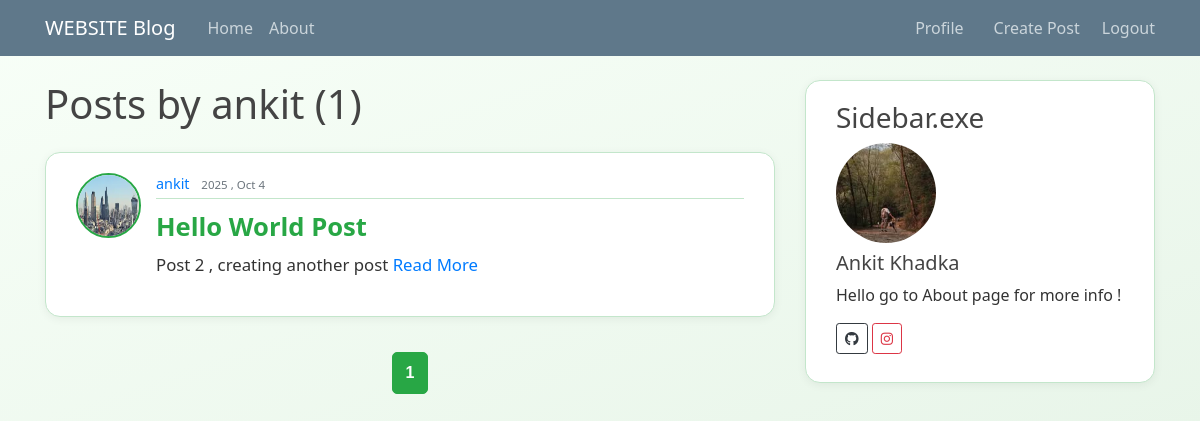
Before: /user/ankit/ with the older database file.
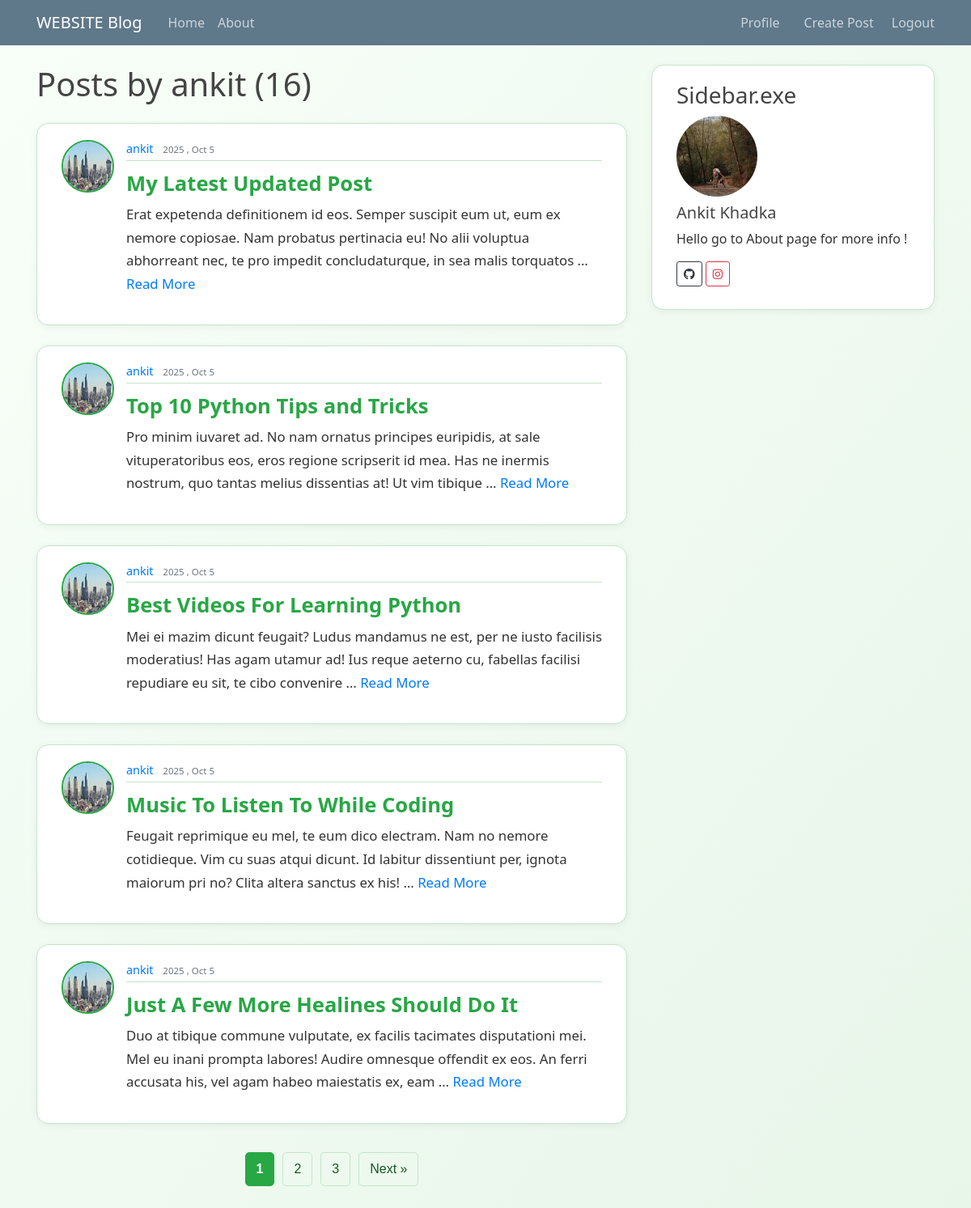
After: the same page with the newer database file.
### web/models.py (models this page shows, shortened)
class Post(models.Model):
    title = models.CharField(max_length=100)
    content = models.TextField()
    date_posted = models.DateTimeField(default = timezone.now)
    author = models.ForeignKey(User, on_delete=models.CASCADE)

### users/models.py (models this page shows, shortened)
class Profile(models.Model):
    user = models.OneToOneField(User , on_delete=models.CASCADE) # data deleted with the user
    image = models.ImageField(default='default.jpg', upload_to='profile_pics')

### web/views.py (the view)
# urls.py: path('user/<str:username>/',views.user_home, name='user-home'),
def user_home(request, username):
    user = get_object_or_404(User, username=username)
    posts_list = Post.objects.filter(author=user).order_by("-date_posted")
    paginator = Paginator(posts_list, 5)
    page_number = request.GET.get('page')
    posts = paginator.get_page(page_number)
    context = {
        'posts': posts,
        'user': user,
        'post_count': posts_list.count()
    }
    return render(request, 'user_home.html', context)

### templates/user_home.html (shortened to what this page needs)
{% extends 'base.html' %}
{% block content %}
{% load static %}
<link rel="stylesheet" href="{% static 'css/home.css' %}">
 <h1 class="mb-4">Posts by {{ user.username }} ({{ post_count }})</h1>
    {% for post in posts %}
        <article class="media content-section">
            <img class="rounded-circle article-img" src="{{ post.author.profile.image.url }}" alt="">
        <div class="media-body">
            <div class="article-metadata">
                <a class="mr-2" href="{% url 'user-home' post.author.username %}">{{ post.author }}</a>
            <small class="text-muted">{{ post.date_posted | date:"Y , M j" }}</small>
            </div>
                <h2><a class="article-title" href="{% url 'web-detail' post.pk %}">{{ post.title }}</a></h2>
            <p class="article-content">{{ post.content|truncatewords:30 }} <a href="{% url 'web-detail' post.pk %}">Read More</a></p>
        </div>
        </article>
    {% empty %}
        <p>No post by this user yet</p>
    {% endfor %}
        <div class="pagination">
            {% for num in posts.paginator.page_range %}
                {% if posts.number == num %}
                    <span class="current">{{ num }}</span>
                {% elif num > posts.number|add:'-3' and num < posts.number|add:'3' %}
                    <a href="?page={{ num }}">{{ num }}</a>
                {% endif %}
            {% endfor %}
            {% if posts.has_next %}
                <a href="?page={{ posts.next_page_number }}">Next &raquo;</a>
            {% endif %}
        </div>
{% endblock content %}

### templates/base.html (shortened to what this page needs)
{% load static %}
<!DOCTYPE html>
<html lang="en">
<head>
    <link rel="stylesheet" href="{% static 'css/bootstrap.min.css' %}">
    <link rel="stylesheet" type="text/css" href="{% static 'css/main.css' %}">
</head>
<body>
        <header class="site-header">
            <nav class="navbar navbar-expand-md navbar-dark bg-steel fixed-top">
            <div class="container">
                <a class="navbar-brand mr-4" href="{% url 'web-home' %}">WEBSITE Blog</a>
                <div class="collapse navbar-collapse" id="navbarToggle">
                    <div class="navbar-nav mr-auto">
                    <a class="nav-item nav-link" href="{% url 'web-home' %}">Home</a>
                    <a class="nav-item nav-link" href="{% url 'web-about' %}">About</a>
                    </div>
                    <div class="navbar-nav">
                        {% if user.is_authenticated %}
                        <div style="display: flex; align-items: center; gap: 14px;">
                            <a class="nav-item nav-link" href="{% url 'profile' %}">Profile</a>
                            <a class="nav-item nav-link" href="{% url 'web-create' %}">
                                Create Post
                            </a>
                            <form action="{% url 'logout' %}" method="post" style="display: inline;">
                                <button type="submit" class="nav-item nav-link" style="background:none; border:none; padding:0;">
                                    Logout
                                </button>
                            </form>
                        </div>
                        {% else %}
                            <a class="nav-item nav-link" href="{% url 'login' %}">Login</a>
                            <a class="nav-item nav-link" href="{% url 'register' %}">Register</a>
                        {% endif %}
                    </div>
                </div>
            </div>
            </nav>
        </header>
        <main role="main" class="container">
            <div class="row">
                <div class="col-md-8">
                    {% block content %}
                    {% endblock %}
                 </div>
             <div class="col-md-4">
                 <div class="content-section">
                    <h3>Sidebar.exe</h3>
                        <div class="profile-info mb-3">
                            <img src="{% static 'image/me.jpg' %}" alt="Your Name" class="img-fluid rounded-circle mb-2" style="width:100px; height:100px;">
                            <h5>Ankit Khadka</h5>
                            <p>Hello go to About page for more info !</p>
                        </div>
                        <div class="social-links">
                        <link rel="stylesheet" href="https://cdnjs.cloudflare.com/ajax/libs/font-awesome/6.4.0/css/all.min.css">
                        <a href="https://github.com/bug-hunter303" target="_blank" class="btn btn-outline-dark btn-sm me-2 mb-2" title="GitHub">
                            <i class="fab fa-github"></i>
                        </a>
                        <a href="https://www.instagram.com/unofficial._.ankit/" target="_blank" class="btn btn-outline-danger btn-sm me-2 mb-2" title="Instagram">
                            <i class="fab fa-instagram"></i>
                        </a>
                        </div>
                </div>
            </div>
            </div>
        </main>
</body>
</html>

### static/css/main.css (style rules this page uses)
body { background: #fafafa; color: #333333; margin-top: 5rem; }
h1, h2, h3, h4, h5, h6 { color: #444444; }
.bg-steel { background-color: #5f788a; }
.site-header .navbar-nav .nav-link { color: #cbd5db; }
.content-section { background: #ffffff; padding: 10px 20px; border: 1px solid #dddddd; border-radius: 3px; margin-bottom: 20px; }
.article-title { color: #444444; }
.article-content { white-space: pre-line; }
.article-img { height: 65px; width: 65px; margin-right: 16px; }
.article-metadata { padding-bottom: 1px; margin-bottom: 4px; border-bottom: 1px solid #e3e3e3 }
.pagination { display: flex; justify-content: center; align-items: center; margin: 30px 0; flex-wrap: wrap; gap: 8px; font-family: Arial, sans-serif; }
.pagination a, .pagination span { display: inline-block; padding: 8px 12px; text-decoration: none; color: #155724; border: 1px solid #c3e6cb; border-radius: 5px; transition: all 0.2s; }
.pagination .current { background-color: #28a745; color: white; border-color: #28a745; font-weight: bold; }

### static/css/home.css (style rules this page uses)
body { background: linear-gradient(to bottom right, #f8fff8, #e8f5e9); color: #333; font-family: 'Segoe UI', Tahoma, Geneva, Verdana, sans-serif; }
.content-section { background: #ffffff; border: 1px solid #c3e6cb; border-radius: 15px; padding: 20px 30px; margin-bottom: 25px; box-shadow: 0 2px 10px rgba(0, 0, 0, 0.06); transition: transform 0.3s ease, box-shadow 0.3s ease; animation: fadeInUp 0.6s ease-in-out; }
.article-img { height: 65px; width: 65px; border-radius: 50%; border: 2px solid #28a745; margin-right: 15px; transition: transform 0.3s ease, border-color 0.3s ease; }
.article-title { color: #28a745; font-size: 1.6rem; font-weight: 700; text-decoration: none; transition: color 0.2s ease-in; }
.article-metadata { color: #6c757d; font-size: 0.9rem; border-bottom: 1px solid #c3e6cb; margin-bottom: 6px; padding-bottom: 3px; }
.article-content { font-size: 1.05rem; color: #333; line-height: 1.7; }
.pagination { display: flex; justify-content: center; align-items: center; margin: 35px 0; flex-wrap: wrap; gap: 10px; font-family: Arial, sans-serif; }
.pagination a, .pagination span { display: inline-block; padding: 8px 13px; text-decoration: none; color: #155724; border: 1px solid #c3e6cb; border-radius: 5px; transition: all 0.2s ease; }
.pagination .current { background-color: #28a745; color: white; border-color: #28a745; font-weight: bold; }

Changed rows visible on the page:
no longer on this page (row unchanged): Post: author.profile.image (picture), author "ankit", date_posted "2025 , Oct 4", title "Hello World Post", content "Post 2 , creating another post"
added Post: author.profile.image (picture), author "ankit", date_posted "2025 , Oct 5", title "My Latest Updated Post", content "Erat expetenda definitionem id eos. Semper suscipit eum ut, eum ex nemore copiosae. Nam probatus pertinacia eu! No alii voluptua abhorreant nec, te pro impedit concludaturque, in sea malis torquatos …"
added Post: author.profile.image (picture), author "ankit", date_posted "2025 , Oct 5", title "Top 10 Python Tips and Tricks", content "Pro minim iuvaret ad. No nam ornatus principes euripidis, at sale vituperatoribus eos, eros regione scripserit id mea. Has ne inermis nostrum, quo tantas melius dissentias at! Ut vim tibique …"
added Post: author.profile.image (picture), author "ankit", date_posted "2025 , Oct 5", title "Best Videos For Learning Python", content "Mei ei mazim dicunt feugait? Ludus mandamus ne est, per ne iusto facilisis moderatius! Has agam utamur ad! Ius reque aeterno cu, fabellas facilisi repudiare eu sit, te cibo convenire …"
added Post: author.profile.image (picture), author "ankit", date_posted "2025 , Oct 5", title "Music To Listen To While Coding", content "Feugait reprimique eu mel, te eum dico electram. Nam no nemore cotidieque. Vim cu suas atqui dicunt. Id labitur dissentiunt per, ignota maiorum pri no? Clita altera sanctus ex his! …"
added Post: author.profile.image (picture), author "ankit", date_posted "2025 , Oct 5", title "Just A Few More Healines Should Do It", content "Duo at tibique commune vulputate, ex facilis tacimates disputationi mei. Mel eu inani prompta labores! Audire omnesque offendit ex eos. An ferri accusata his, vel agam habeo maiestatis ex, eam …"
Other visible differences:
{{ post_count }}: "1" → "16"
new list line: "2"
new list line: "3"
text now shown: "Next »"
